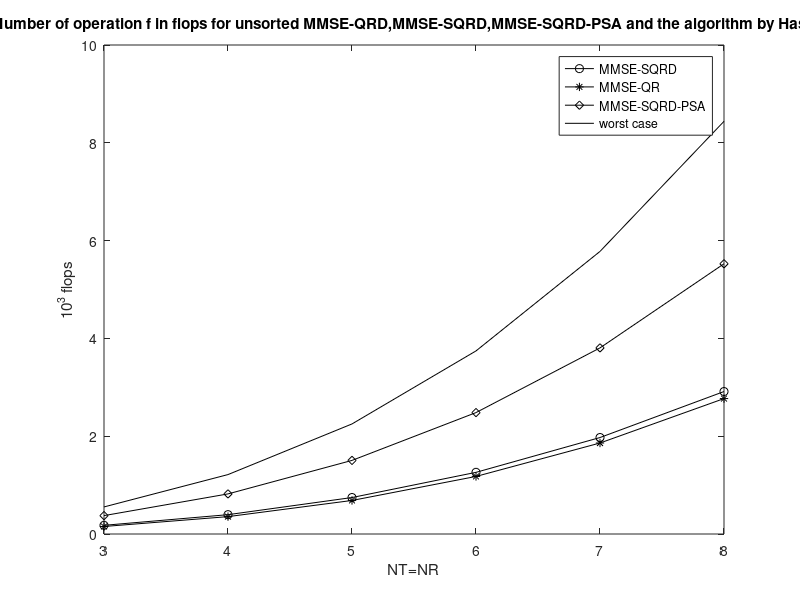

The MATLAB source for this figure:
% COMPUTATIONAL EFFORT OF MMSE
NT=3:8;
NR=NT;

% MMSE-SQRD
f_SQRD=4/3*NT.^3+4*NT.^2.*NR+1/3*NT.^2+2*NT.*NR+25/6*NT;
plot(NT,f_SQRD/1000,'o-k');
hold on;

% MMSE-QR 
f_QR=f_SQRD-2*NT.^2-2*NT;
plot(NT,f_QR/1000,'*-k');
hold on;

%MMSE-SQRD-PSA
f_PSA=14/3*NT.^3+4*NT.^2.*NR+27/2*NT.^2+3*NT.*NR+89/6*NT-7*NR-30;
plot(NT,f_PSA/1000,'d-k');
hold on;

%WORST CASE
f_WORST=f_SQRD+f_PSA;
plot(NT,f_WORST/1000,'k');
hold on;

xlabel('NT=NR');
ylabel('10^3 flops');
title('Number of operation f in flops for unsorted MMSE-QRD,MMSE-SQRD,MMSE-SQRD-PSA and the algorithm by Hassibi.')
legend('MMSE-SQRD','MMSE-QR','MMSE-SQRD-PSA','worst case');